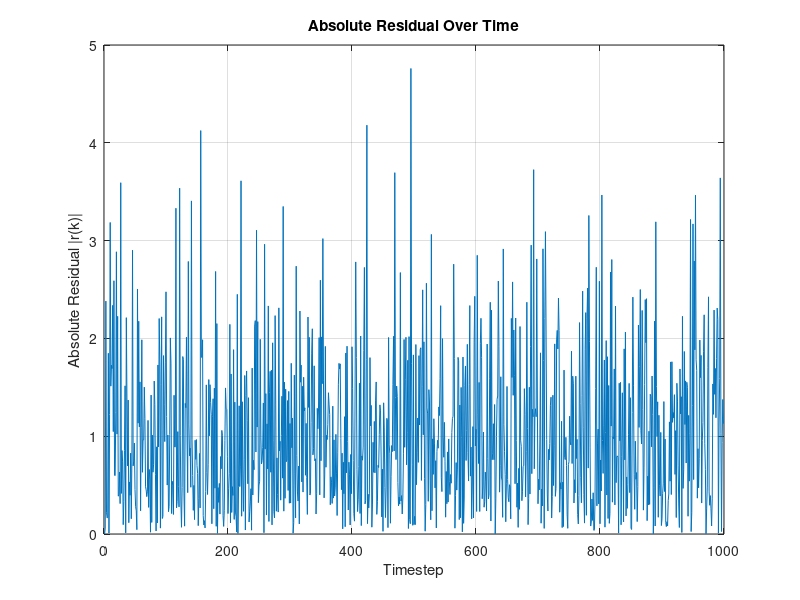

Source code (MATLAB):
%% sim parameters
num_timesteps = 1000;

%% system matrices
% x is modelled with 2 states: so x(k) is 2x1
% x(k+1) = F*x(k) + G*u(k) + v(k)
% y is modelled as a single dimensional output
% y(k) = C*x(k) + n(k)
% u(k) = K*x(k): 1x1 vector.
F = [0.84 0.23;
     -0.47 0.12]; 
G = [0.07;
     0.23]; 
C = [1 0]; 
K = [-1.85 -0.96]; 

% covariance matrices of noise
R1 = [0.45 -0.11;
      -0.11 0.20]; % Process noise covariance
R2 = [1];         % Measurement noise covariance

% Kalman gain: constant for all timesteps
L = [0.31;
     -0.21];

%% declarations
x = zeros(2, num_timesteps); % state x(k): 2x1
x_hat = zeros(2, num_timesteps); % est. state x_hat(k): 2x1
r = zeros(1, num_timesteps); % residual r(k): 1x1
u = zeros(1, num_timesteps); % input u(k): 1x1

%% initializations
x(:, 1) = rand(2, 1); % choosing random values between 0 and 1
u(:, 2) = K*x(:, 1); % control input for timestep 2
x_hat(:, 1) = rand(2, 1); % initializing the initial estimate to a random value

%% simulation
for k = 2:num_timesteps-1
    % process noise: from multivariate normal dist.
    v = mvnrnd([0; 0], R1)';
    % sensor noise: from univariate normal dist.
    n = normrnd(0, sqrt(R2));
    
    % x(k) from x(k-1):
    x(:, k) = F*x(:, k-1) + G*u(k) + v;
    % x_hat(k) from x_hat(k-1):
    x_hat(:, k) = F*x_hat(:, k-1) + G*u(k);
    
    % measured/observed quantities: y_bar
    y_bar = C*x(:, k) + n;

    % residual: using the estimate based on x_hat(k|k-1)
    r(k) = y_bar - C*x_hat(:, k);

    % state estimate update: getting x_hat(k|k)
    x_hat(:, k) = x_hat(:, k) + L*r(k);
    
    % control input for the next state update
    u(k+1) = K*x(:, k);
end

% average absolute residual over all timesteps
avg_residual = mean(abs(r));
disp(['Average absolute residual: ', num2str(avg_residual)]);

% residual plot over all timesteps
figure;
plot(1:num_timesteps-1, abs(r(1:num_timesteps-1)));
title('Absolute Residual Over Time');
xlabel('Timestep');
ylabel('Absolute Residual |r(k)|');
grid on;
